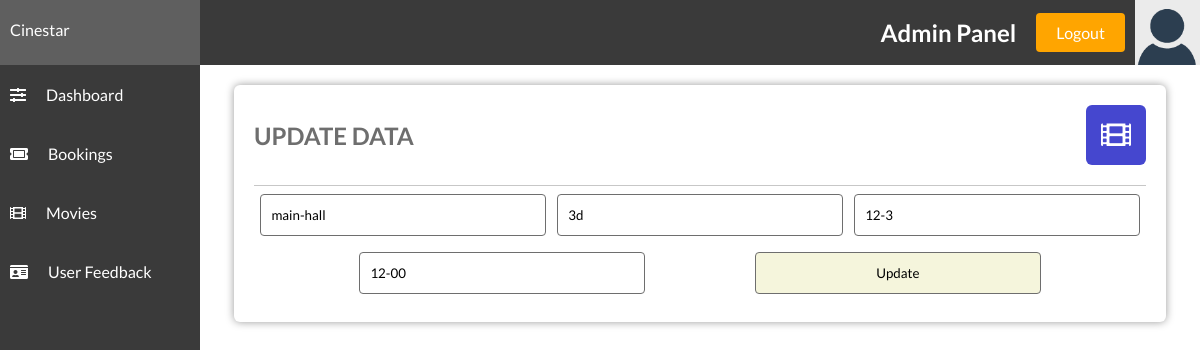
Page /admin/editBooking.php?id=1 on the committed database.
### tables this page shows
CREATE TABLE `orders` (
  `id` int(11) NOT NULL,
  `theater` varchar(45) NOT NULL,
  `movieId` int(11) NOT NULL,
  `movieType` varchar(45) DEFAULT NULL,
  `date` varchar(45) DEFAULT NULL,
  `timeslot` varchar(45) DEFAULT NULL,
  `userId` int(11) NOT NULL
);

### admin/editBooking.php (the view, shortened to what this page needs)
<!DOCTYPE html>
<html lang="en">
<head>
    <link rel="stylesheet" href="../style/styles.css">
    <link rel="stylesheet" href="https://use.fontawesome.com/releases/v5.7.2/css/all.css">
</head>
<body>
<?php
include "config.php";
$id = $_GET['id'];
$setting = "select * from orders where id='$id'";
$qry = mysqli_query($con, $setting);
$data = mysqli_fetch_array($qry);
?>
    <?php include('header.php'); ?>
    <div class="admin-container">
        <?php include('sidebar.php'); ?>
        <div class="admin-section admin-section2">
            <div class="admin-section-column">
                <div class="admin-section-panel admin-section-panel2">
                    <div class="admin-panel-section-header">
                        <h2>UPDATE DATA</h2>
                        <i class="fas fa-film" style="background-color: #4547cf"></i>
                    </div>
                        <form method="POST">
                            <input type="text" name="theater" value="<?php echo $data['theater'] ?>" placeholder="Theater" Required>
                            <input type="text" name="movieType" value="<?php echo $data['movieType'] ?>" placeholder="Movie type" Required>
                            <input type="text" name="date" value="<?php echo $data['date'] ?>" placeholder="Enter Last Name" Required>
                            <input type="text" name="timeslot" value="<?php echo $data['timeslot'] ?>" placeholder="Time slot" Required>
                             <input type="submit" name="update" class="update-btn" value="Update">
                        </form>
                </div>
            </div>
        </div>
    </div>
</body>
</html>

### style/styles.css (style rules this page uses)
* { margin: 0; padding: 0; box-sizing: border-box; font-family: "Lato", sans-serif; text-decoration: none; color: unset; }
.admin-container { display: grid; grid-template-columns: 1fr 5fr; }
.admin-section2 { display: flex; flex-wrap: wrap; padding: 0 4px; }
.admin-section-column { flex: 100%; max-width: 100%; padding: 0 30px; }
.admin-section-panel { width: 100%; vertical-align: middle; background-color: #fff; -webkit-border-radius: 6px; -moz-border-radius: 6px; border-radius: 6px; -webkit-box-shadow: 0px 0px 9px 0px rgba(0, 0, 0, 0.4); -moz-box-shadow: 0px 0px 9px 0px rgba(0, 0, 0, 0.4); box-shadow: 0px 0px 9px 0px rgba(0, 0, 0, 0.4); padding: 20px; margin: 20px 0; }
.admin-panel-section-header { display: flex; align-items: center; justify-content: flex-start; padding-bottom: 20px; border-bottom: #c7c7c7 1px solid; }
.admin-panel-section-header > h2 { color: #6e6e6e; }
.admin-panel-section-header > i { text-align: center; font-size: 30px; color: white; height: 60px; width: 60px; border-radius: 10%; line-height: 60px; transition: all 0.5s ease; margin-left: auto; cursor: pointer; }
.admin-section-panel2 form { display: flex; justify-content: space-evenly; flex-wrap: wrap; align-items: left; }
.admin-section-panel2 form input { border-radius: 4px; border: 1px solid #6e6e6e; padding: 10px; width: 32%; height: 42px; margin: 8px 5px; }
.update-btn { border-radius: 4px; border: none; margin: 2px 2px; width: 49%; text-align: center; background-color: beige; color: black; transition: all 0.7s ease; cursor: pointer; height: 30px; }

### rows in the picture
orders: theater "main-hall", movieType "3d", date "12-3", timeslot "12-00"
